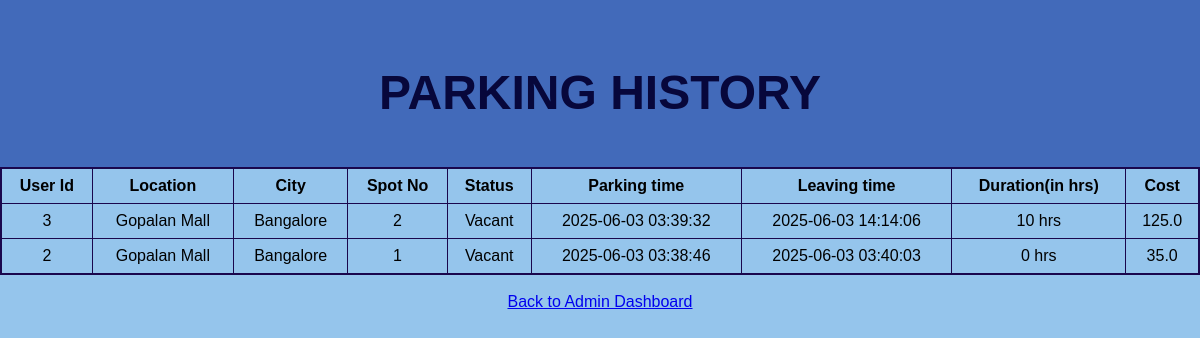
The app's page /admin_parking_history with its own data.
### models.py (models this page shows)
class Reserve_Parking_Spot(db.Model):
    __tablename__ = 'reserve_parking_spots'
    reserve_id = db.Column(db.Integer, primary_key=True)
    user_id = db.Column(db.String(80), db.ForeignKey('users.user_id'), nullable=False)
    lot_id = db.Column(db.Integer, db.ForeignKey('parking_lots.lot_id'), nullable=False)
    spot_id = db.Column(db.Integer, db.ForeignKey('parking_spots.spot_id'), nullable=False)
    status = db.Column(db.Enum(Spot_status), nullable=False, default=Spot_status.vacant)
    parking_time = db.Column(db.DateTime, server_default=db.func.now(), nullable=True)
    leaving_time = db.Column(db.DateTime, nullable=True)
    duration = db.Column(db.Integer, nullable=True)
    cost = db.Column(db.Float, nullable=False)
    is_active = db.Column(db.Boolean, default=True, nullable=False)
    lot = db.relationship('Parking_Lot', backref='reservations')

class Parking_Lot(db.Model):
    __tablename__ = 'parking_lots'
    lot_id = db.Column(db.Integer, primary_key=True)
    city = db.Column(db.String(120), nullable=False)
    location = db.Column(db.String(150), nullable=False)
    base_price = db.Column(db.Float, nullable=False)
    price = db.Column(db.Float, nullable=False)
    max_spots = db.Column(db.Integer, nullable=False)
    spot = db.relationship('Parking_Spot', backref='lot')

class Parking_Spot(db.Model):
    __tablename__ = 'parking_spots'
    spot_id = db.Column(db.Integer, primary_key=True)
    spot_no = db.Column(db.Integer, nullable=False)
    lot_id = db.Column(db.Integer, db.ForeignKey('parking_lots.lot_id'), nullable=False)
    status = db.Column(db.Enum(Spot_status), nullable=False, default=Spot_status.vacant)
    reserved = db.relationship('Reserve_Parking_Spot', backref='spot')

### app.py (the view)
@app.route("/admin_parking_history")
def admin_parking_history():
    reserved_spots = Reserve_Parking_Spot.query.order_by(Reserve_Parking_Spot.parking_time.desc()).all()
    return render_template("admin_parking_history.html", reserved_spots=reserved_spots)

### templates/admin_parking_history.html (shortened to what this page needs)
<!DOCTYPE html>
<html>
<head>
    <link rel="stylesheet" href="{{ url_for('static', filename='style.css') }}">
</head>
<body>
    <div class="header">
        <h1><b>PARKING HISTORY</b></h1>
    </div>
    <table class="style_table">
        <tr>
            <th>User Id</th><th>Location</th><th>City</th><th>Spot No</th><th>Status</th><th>Parking time</th><th>Leaving time</th><th>Duration(in hrs)</th><th>Cost</th>
        </tr>
        {% for r in reserved_spots %}
           <tr>
            <td>{{ r.user_id }}</td>
            <td>{{ r.lot.location }}</td>
            <td>{{ r.lot.city }}</td>
            <td>{{ r.spot.spot_no }}</td>
            <td>{{ r.status.value }}</td>
            <td>{{ r.parking_time.strftime('%Y-%m-%d %H:%M:%S') }}</td>
            <td>{{ r.leaving_time.strftime('%Y-%m-%d %H:%M:%S') if r.leaving_time else '-' }}</td>
            <td>{{ r.duration if r.leaving_time else '-' }} hrs</td>
            <td>{{ r.cost if r.leaving_time else '-' }}</td>
        </tr>
        {% endfor %}
    </table>
    <br>
    <center><a href="{{ url_for('admin_dashboard') }}">Back to Admin Dashboard</a></center>
    <br>
</body>
</html>

### static/style.css (style rules this page uses)
body { font-family: Arial, Helvetica, sans-serif; background:rgb(149, 197, 236); margin: 0; padding: 0; }
h1 { text-align:center; color:rgb(7, 7, 59); margin-top: 50px; }
.header { background-color:#426aba; color:rgb(2, 1, 1); padding: 15px; text-align: center; font-size: 24px; }
.style_table { border: 2px solid rgb(26, 7, 77); border-collapse: collapse; width: 100%; }
.style_table th, .style_table td { padding: 8px; text-align: center; border: 1px solid rgb(26, 7, 77); }

### records on screen
Reserve_Parking_Spot: user_id "3", lot.location "Gopalan Mall", lot.city "Bangalore", spot.spot_no "2", status.value "Vacant", parking_time "2025-06-03 03:39:32", leaving_time "2025-06-03 14:14:06", leaving_time+duration "10", leaving_time+cost "125.0"
Reserve_Parking_Spot: user_id "2", lot.location "Gopalan Mall", lot.city "Bangalore", spot.spot_no "1", status.value "Vacant", parking_time "2025-06-03 03:38:46", leaving_time "2025-06-03 03:40:03", leaving_time+duration "0", leaving_time+cost "35.0"
